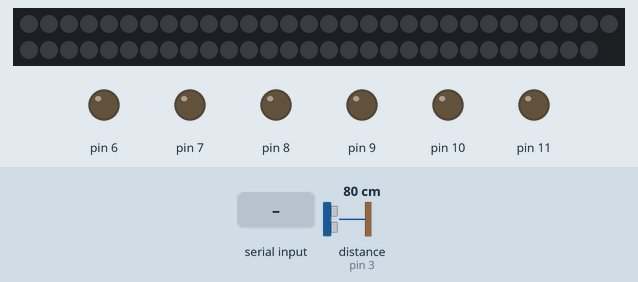
Recording of a sketch running on a simulated Arduino Uno, built with avr-gcc and run on an emulated ATmega328P. On the bench: 59 RGB LEDs in strip order, left to right, continuing on the next row, output pins drawn as LEDs (lit = HIGH). Wiring (inferred from the names in the program): ultrasonic range finder: trigger pin 2; echo pin 3. The inputs (shaded band) are chosen by the test bench; at power-on: distance to the obstacle (sensor on pin 3) 80 cm. The echo pulse lasts 58.3 µs per cm; pins used as bus, display or sensor lines are not drawn.

Above: at 1.3 s.
1.4 s: "1c" received over the second serial link
At 2.6 s:
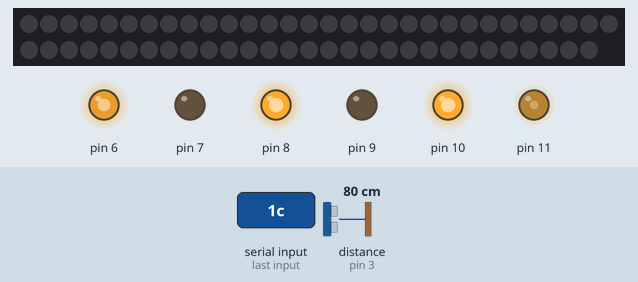
3.0 s: "2c" received over the second serial link
At 3.7 s:
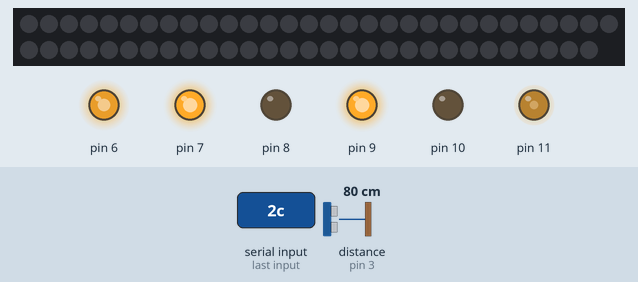
4.5 s: "3c" received over the second serial link
At 5.7 s:
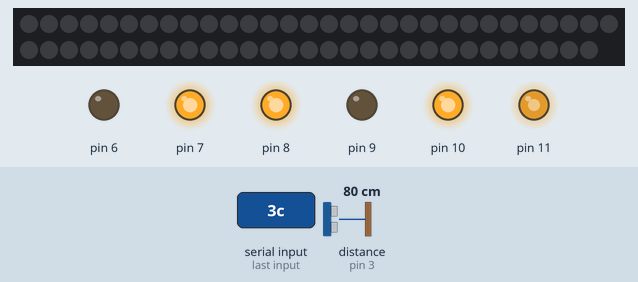
6.0 s: "4c" received over the second serial link
At 7.1 s:
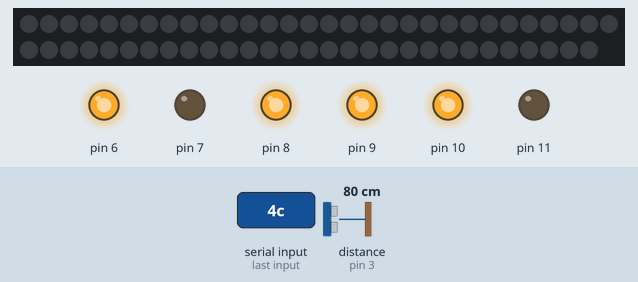
7.6 s: "5c" received over the second serial link
At 8.2 s:
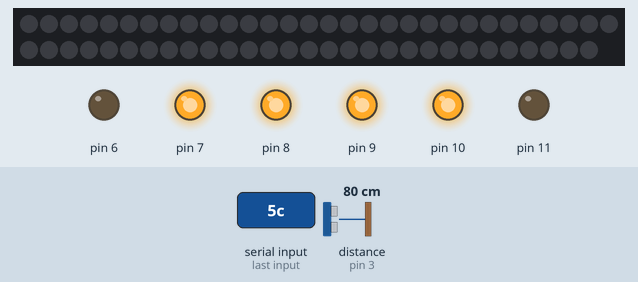
Timing chart, 0 to 10.1 s (numbered marks = the images above; inputs shaded):
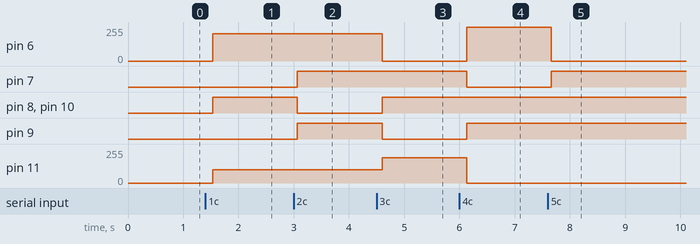

The sketch:

sketch_may16a.ino
```cpp
#include <SoftwareSerial.h>  //serial통신을 위한 라이브러리
#include <Adafruit_NeoPixel.h> //neoPixel제어를 위한 라이브러리

SoftwareSerial BTSerial(12,13); //BT의 TX:12, RX:13 (클래스 선언)

String ms=""; //BT로부터 받을 메시지 변수
int num; //메시지를 숫자로 저장할 변수
int speed; //속도를 저장할 변수

Adafruit_NeoPixel pixels1(59, 5, NEO_GRB + NEO_KHZ800); //삼각형 픽셀
//Adafruit_NeoPixel pixels2(22, 4, NEO_GRB + NEO_KHZ800); //화살표 픽셀

void setup() {
  Serial.begin(9600); //PC-아두이노간 통신
  BTSerial.begin(9600); //스마트폰-아두이노간 통신
  pixels1.begin(); //네오픽셀 시작
  pixels1.show(); //네오픽셀 초기화
  //pixels2.begin();
  //pixels2.show();

  pinMode(2,OUTPUT); //초음파센서의 Trigger핀
  pinMode(3,INPUT); //초음파센서의 ECHO핀

  pinMode(6,OUTPUT); //모터 1
  pinMode(7,OUTPUT);
  pinMode(8,OUTPUT);
  pinMode(9,OUTPUT); //모터 2
  pinMode(10,OUTPUT);
  pinMode(11,OUTPUT);
}

void loop() {
  //모터 제어 부분
  if(BTSerial.available()) //블루투스 신호가 오면
  {
    ms=BTSerial.readStringUntil('c'); //c라는 문자를 받기 전을 ms에 저장
    num=ms.toInt(); //num변수에 정수 저장

    if(num==1) //직진
    {
      analogWrite(11,100);
      digitalWrite(10,HIGH);
      digitalWrite(9,LOW);
      digitalWrite(8,HIGH);
      digitalWrite(7,LOW);
      analogWrite(6,205);
    }
    else if(num==2) //후진
    {
      analogWrite(11,100);
      digitalWrite(10,LOW);
      digitalWrite(9,HIGH);
      digitalWrite(8,LOW);
      digitalWrite(7,HIGH);
      analogWrite(6,205);
    }
    else if(num==3) //좌회전
    {
      analogWrite(11,190);
      digitalWrite(10,HIGH);
      digitalWrite(9,LOW);
      digitalWrite(8,HIGH);
      digitalWrite(7,HIGH);
      analogWrite(6,0);
    }
    else if(num==4) //우회전
    {
      analogWrite(11,0);
      digitalWrite(10,HIGH);
      digitalWrite(9,HIGH);
      digitalWrite(8,HIGH);
      digitalWrite(7,LOW);
      analogWrite(6,255);
    }
    else if(num==5)
    {
      analogWrite(11,0);
      digitalWrite(10,HIGH);
      digitalWrite(9,HIGH);
      digitalWrite(8,HIGH);
      digitalWrite(7,HIGH);
      analogWrite(6,0);
    }
    else if(num==6)
    {
      while(1)
      {
        if(BTSerial.read()=='7')
        {
          offLed();
          break;
        }
        for(int i=0; i<59; i++)
        {
          if(i % 2 == 0)
          {
            pixels1.setPixelColor(i,pixels1.Color(255,0,0));
          }
          else
          {
            pixels1.setPixelColor(i, pixels1.Color(0, 0, 0));  // RGB 값 (빨간색)
          }
          pixels1.show();
          delay(10);
        }
        for (int i = 0; i < 59; i++)
        {
          if(i % 2 == 1)
          {
            pixels1.setPixelColor(i,pixels1.Color(255,0,0));
          }
          else
          {
            pixels1.setPixelColor(i, pixels1.Color(0, 0, 0));  // RGB 값 (빨간색)
          }
          pixels1.show();
          delay(10);
        }
      }
      // //LED on,off
      // for(int i=0; i<59; i++)
      // {
      //   if(i % 2 == 0)
      //   {
      //     pixels1.setPixelColor(i,pixels1.Color(255,0,0));
      //   }
      //   else
      //   {
      //     pixels1.setPixelColor(i, pixels1.Color(0, 0, 0));  // RGB 값 (빨간색)
      //   }
      //   pixels1.show();
      //   delay(10);
      // }
      // for (int i = 0; i < 59; i++)
      // {
      //   if(i % 2 == 1)
      //   {
      //     pixels1.setPixelColor(i,pixels1.Color(255,0,0));
      //   }
      //   else
      //   {
      //     pixels1.setPixelColor(i, pixels1.Color(0, 0, 0));  // RGB 값 (빨간색)
      //   }
      //   pixels1.show();
      //   delay(10);
      // }
    }
    else if(num==7)
    {
      offLed();
    }
  }

  //초음파 센서 제어 부분
  digitalWrite(2,LOW);
  digitalWrite(3,LOW);
  delayMicroseconds(2);
  digitalWrite(2,HIGH);
  delayMicroseconds(10);
  digitalWrite(2,LOW);

  unsigned long dur=pulseIn(3,HIGH);
  float dis = ((float)(340*dur)/10000)/2; //거리계산식

  if(dis<3000.0)
  {
    BTSerial.print(String(dis)); //휴대폰으로 거리 송신
  }
  delay(500);
}

void onLed()
{
  for(int i=0; i<59; i++)
  {
    if(i % 2 == 0)
    {
      pixels1.setPixelColor(i,pixels1.Color(255,0,0));
    }
    else
    {
      pixels1.setPixelColor(i, pixels1.Color(0, 0, 0));  // RGB 값 (빨간색)
    }
    pixels1.show();
    delay(10);
  }
  for (int i = 0; i < 59; i++)
  {
    if(i % 2 == 1)
    {
      pixels1.setPixelColor(i,pixels1.Color(255,0,0));
    }
    else
    {
      pixels1.setPixelColor(i, pixels1.Color(0, 0, 0));  // RGB 값 (빨간색)
    }
    pixels1.show();
    delay(10);
  }
}
void offLed()
{
  for(int i=0; i<59; i++)
  {
    pixels1.setPixelColor(i,pixels1.Color(0,0,0));
    pixels1.show();
  }
}
```

Measured:
- after the input at 1.4 s, pin 6: 0/255 → 205/255 after 0.14 s; pin 8, pin 10: LOW → HIGH after 0.14 s; pin 11: 0/255 → 100/255 after 0.14 s
- after the input at 3.0 s, pin 7, pin 9: LOW → HIGH after 0.07 s; pin 8, pin 10: HIGH → LOW after 0.07 s
- after the input at 4.5 s, pin 6: 205/255 → 0/255 after 0.10 s; pin 8, pin 10: LOW → HIGH after 0.10 s; pin 9: HIGH → LOW after 0.10 s; pin 11: 100/255 → 190/255 after 0.10 s
- after the input at 6.0 s, pin 6: 0/255 → 255/255 after 0.13 s; pin 7: HIGH → LOW after 0.13 s; pin 9: LOW → HIGH after 0.13 s; pin 11: 190/255 → 0/255 after 0.13 s
- after the input at 7.6 s, pin 6: 255/255 → 0/255 after 0.06 s; pin 7: LOW → HIGH after 0.06 s
